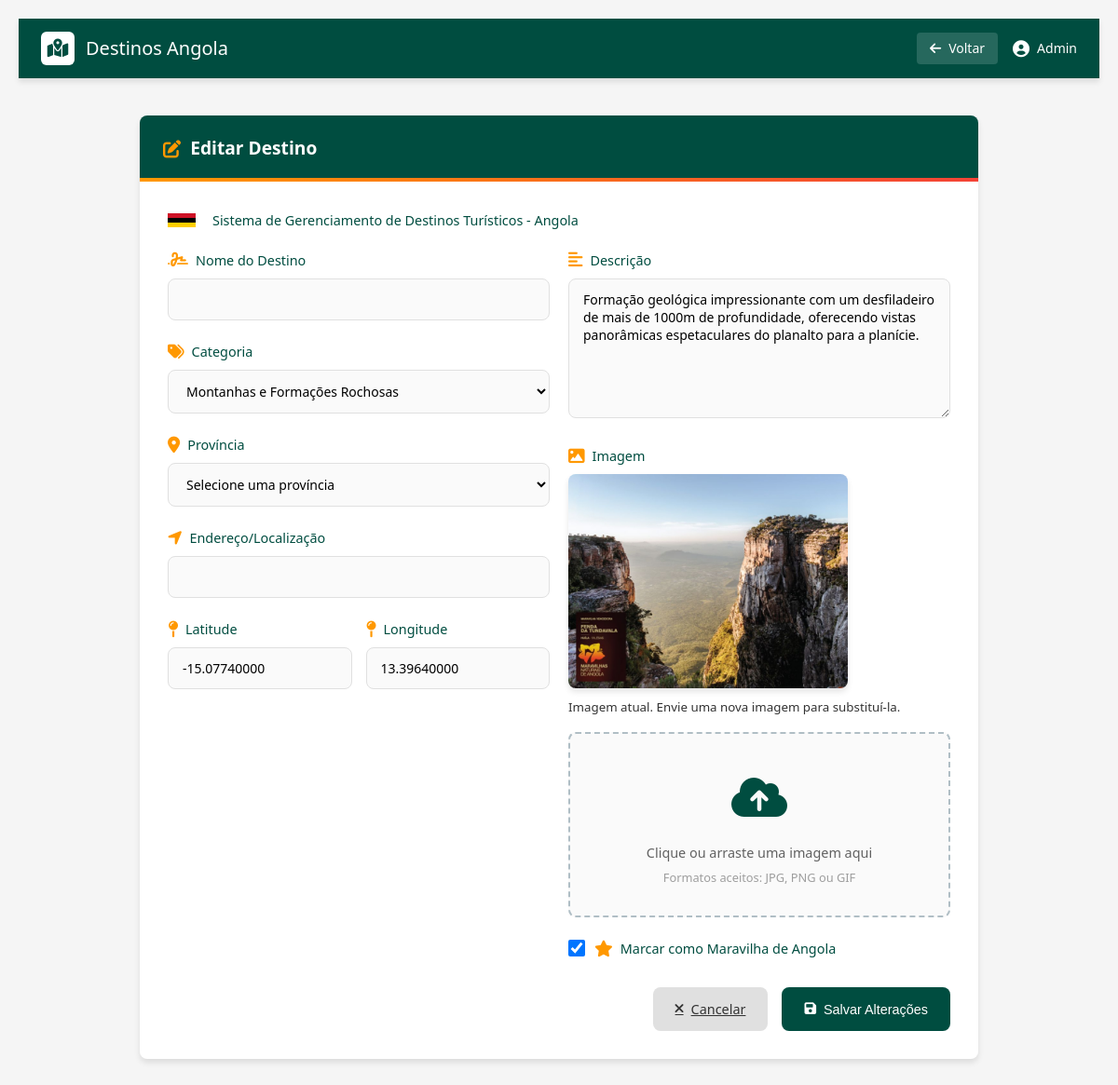
The app's page /admin/editar_destino.php?id=1 with its own data.
### tables this page shows
CREATE TABLE `destinos_turisticos` (
  `id` int(11) NOT NULL,
  `nome_destino` varchar(255) NOT NULL,
  `descricao` text NOT NULL,
  `imagem` varchar(255) NOT NULL,
  `id_categoria` int(11) DEFAULT NULL,
  `is_maravilha` tinyint(1) DEFAULT 0,
  `data_cadastro` timestamp NOT NULL DEFAULT current_timestamp(),
  `id_localizacao` int(11) NOT NULL
);

CREATE TABLE `categorias` (
  `id_categoria` int(11) NOT NULL,
  `nome_categoria` varchar(50) NOT NULL
);

CREATE TABLE `localizacoes` (
  `id_localizacao` int(11) NOT NULL,
  `latitude` decimal(10,8) DEFAULT NULL,
  `longitude` decimal(11,8) DEFAULT NULL,
  `nome_local` varchar(100) NOT NULL DEFAULT 'Local sem nome',
  `id_provincia` int(11) DEFAULT NULL
);

### app/controllers/DestinoController.php (called while the page is built, shortened)
<?php
require_once __DIR__ . '/../../config/database.php';
class DestinoController {
    private $db;
    public function __construct() {
        try {
            $database = new Database();
            $this->db = $database->getConnection();
        } catch (Exception $e) {
            $this->handleError("Erro ao inicializar o controlador de destinos.", $e);
        }
    }
    public function obterDetalhes($id) {
        try {
            $query = "SELECT dt.id, dt.nome_destino, dt.descricao, dt.imagem, dt.is_maravilha,
                             dt.id_categoria, l.nome_local, l.latitude, l.longitude,
                             p.nome_provincia
                      FROM destinos_turisticos dt
                      LEFT JOIN localizacoes l ON dt.id_localizacao = l.id_localizacao
                      LEFT JOIN provincias p ON l.id_provincia = p.id_provincia
                      WHERE dt.id = :id";
            $stmt = $this->db->prepare($query);
            $stmt->bindParam(':id', $id, PDO::PARAM_INT);
            $stmt->execute();
            return $stmt->fetch(PDO::FETCH_ASSOC);
        } catch (PDOException $e) {
            error_log("Erro ao obter detalhes do destino: " . $e->getMessage());
            return false;
        }
    }
    public function obterDestinoCompleto($id) {
        try {
            $destino = $this->obterDetalhes($id);
            $destino['avaliacoes'] = $this->buscarAvaliacoesPorDestino($id);
            $destino['media_avaliacoes'] = $this->calcularMediaAvaliacoes($id);
            $destino['imagens_adicionais'] = $this->obterImagensDestino($id);
            return $destino;
        } catch (Exception $e) {
            $this->handleError("Erro ao obter destino completo.", $e);
            return null;
        }
    }
    public function buscarAvaliacoesPorDestino($idDestino) {
        try {
            $sql = "SELECT a.*, u.nome as nome_usuario
                    FROM avaliacoes a
                    JOIN usuarios u ON a.id_usuario = u.id_usuario
                    WHERE a.id_destino = :id_destino
                    ORDER BY a.data_avaliacao DESC";
            $stmt = $this->db->prepare($sql);
            $stmt->bindParam(':id_destino', $idDestino, PDO::PARAM_INT);
            $stmt->execute();
            return $stmt->fetchAll(PDO::FETCH_ASSOC);
        } catch (Exception $e) {
            $this->handleError("Erro ao buscar avaliações do destino.", $e);
            return [];
        }
    }
    public function obterImagensDestino($idDestino) {
        try {
            $sql = "SELECT caminho_imagem AS caminho FROM imagens WHERE id_destino = :id_destino";
            $stmt = $this->db->prepare($sql);
            $stmt->bindParam(':id_destino', $idDestino, PDO::PARAM_INT);
            $stmt->execute();
            return $stmt->fetchAll(PDO::FETCH_ASSOC);
        } catch (Exception $e) {
            $this->handleError("Erro ao obter imagens do destino.", $e);
            return [];
        }
    }
    public function calcularMediaAvaliacoes($idDestino) {
        try {
            $sql = "SELECT ROUND(AVG(nota), 1) as media_nota
                    FROM avaliacoes
                    WHERE id_destino = :id_destino";
            $stmt = $this->db->prepare($sql);
            $stmt->bindParam(':id_destino', $idDestino, PDO::PARAM_INT);
            $stmt->execute();
            $resultado = $stmt->fetch(PDO::FETCH_ASSOC);
            return $resultado['media_nota'] ?? 0;
        } catch (Exception $e) {
            $this->handleError("Erro ao calcular média de avaliações.", $e);
            return 0;
        }
    }
}

### config/database.php (called while the page is built, shortened)
<?php
class Database {
    private static ?PDO $conn = null;
    private static function getEnv(string $key, string $default = ''): string {
        return $_ENV[$key] ?? getenv($key) ?: $default;
    }
    public static function getConnection(): PDO {
        if (self::$conn === null) {
            try {
                $host = self::getEnv('DB_HOST', 'localhost');
                $db_name = self::getEnv('DB_NAME', 'turismo_angola');
                $username = self::getEnv('DB_USER', 'root');
                $password = self::getEnv('DB_PASS', '');
                $charset = 'utf8mb4';
                $dsn = "mysql:host={$host};dbname={$db_name};charset={$charset}";
                self::$conn = new PDO($dsn, $username, $password, [
                    PDO::ATTR_ERRMODE => PDO::ERRMODE_EXCEPTION,
                    PDO::ATTR_DEFAULT_FETCH_MODE => PDO::FETCH_ASSOC,
                    PDO::ATTR_EMULATE_PREPARES => false,
                ]);
            } catch (Exception $e) {
                error_log("[Erro] Falha na conexão com o banco: " . $e->getMessage());
                throw new Exception("Erro ao conectar ao banco de dados. Verifique as configurações.");
            }
        }
        return self::$conn;
    }
}

### app/controllers/categoriaController.php (called while the page is built, shortened)
<?php
require_once __DIR__ . '/../../config/database.php';
class CategoriaController {
    private $db;
    public function __construct() {
        try {
            $database = new Database();
            $this->db = $database->getConnection();
        } catch (Exception $e) {
            error_log("Erro ao inicializar CategoriaController: " . $e->getMessage());
            throw new Exception("Erro ao inicializar o controlador de categorias.");
        }
    }
    public function listarCategorias() {
        try {
            $sql = "SELECT * FROM categorias ORDER BY nome_categoria ASC";
            $stmt = $this->db->query($sql);
            return $stmt->fetchAll(PDO::FETCH_ASSOC);
        } catch (Exception $e) {
            error_log("Erro ao listar categorias: " . $e->getMessage());
            return [];
        }
    }
}

### admin/editar_destino.php (the view, shortened to what this page needs)
<?php
require_once '../app/controllers/DestinoController.php';
require_once '../app/controllers/CategoriaController.php';
$id = (int)$_GET['id'];
$destinoController = new DestinoController();
$categoriaController = new CategoriaController();
$destino = $destinoController->obterDestinoCompleto($id);
$categorias = $categoriaController->listarCategorias();
?>
<!DOCTYPE html>
<html lang="pt">
<head>
    <link rel="stylesheet" href="https://cdnjs.cloudflare.com/ajax/libs/font-awesome/6.0.0/css/all.min.css">
</head>
<body>
    <div class="top-bar">
        <div class="logo-section">
            <div class="logo-icon">
                <i class="fas fa-map-marked-alt"></i>
            </div>
            <h1>Destinos Angola</h1>
        </div>
        <div class="user-actions">
            <a href="../admin/painel_destinos.php" class="back-btn">
                <i class="fas fa-arrow-left"></i>
                Voltar
            </a>
            <div class="user-info">
                <i class="fas fa-user-circle"></i>
                <span>Admin</span>
            </div>
        </div>
    </div>
    <div class="main-container">
        <div class="form-title">
            <i class="fas fa-edit"></i>
            Editar Destino
        </div>
        <div class="form-container">
            <div class="angola-flag">
                <span class="flag-colors"></span>
                <span>Sistema de Gerenciamento de Destinos Turísticos - Angola</span>
            </div>
            <form action="editar_destino.php?id=<?php echo $id; ?>" method="POST" enctype="multipart/form-data">
                <div class="form-row">
                    <div class="form-column">
                        <div class="form-group">
                            <label for="nome"><i class="fas fa-signature"></i> Nome do Destino</label>
                            <input type="text" id="nome" name="nome" value="<?php echo $destino['nome'] ?? ''; ?>" required>
                        </div>
                        <div class="form-group">
    <label for="categoria"><i class="fas fa-tags"></i> Categoria</label>
    <select id="categoria" name="categoria" required>
        <?php foreach ($categorias as $categoria): ?>
            <option value="<?php echo $categoria['id_categoria'] ?? $categoria['id']; ?>"
                <?php echo (isset($destino['id_categoria']) && $destino['id_categoria'] == ($categoria['id_categoria'] ?? $categoria['id'])) ? 'selected' : ''; ?>>
                <?php echo $categoria['nome_categoria'] ?? $categoria['nome']; ?>
            </option>
        <?php endforeach; ?>
    </select>
</div>
                        <div class="form-group">
    <label for="provincia"><i class="fas fa-map-marker-alt"></i> Província</label>
    <select id="provincia" name="provincia" required>
        <option value="">Selecione uma província</option>
    </select>
</div>
                        <div class="form-group">
                            <label for="localizacao"><i class="fas fa-location-arrow"></i> Endereço/Localização</label>
                            <input type="text" id="localizacao" name="localizacao" value="<?php echo $destino['localizacao_texto'] ?? ''; ?>" required>
                        </div>
                        <div class="coords-container">
                            <div class="form-group">
                                <label for="latitude"><i class="fas fa-map-pin"></i> Latitude</label>
                                <input type="text" id="latitude" name="latitude" value="<?php echo $destino['latitude'] ?? ''; ?>" placeholder="Ex: -8.8383">
                            </div>
                            <div class="form-group">
                                <label for="longitude"><i class="fas fa-map-pin"></i> Longitude</label>
                                <input type="text" id="longitude" name="longitude" value="<?php echo $destino['longitude'] ?? ''; ?>" placeholder="Ex: 13.2344">
                            </div>
                        </div>
                    </div>
                    <div class="form-column">
                        <div class="form-group">
                            <label for="descricao"><i class="fas fa-align-left"></i> Descrição</label>
                            <textarea id="descricao" name="descricao" required><?php echo $destino['descricao'] ?? ''; ?></textarea>
                        </div>
                        <div class="form-group">
    <label><i class="fas fa-image"></i> Imagem</label>
    <?php if (isset($destino['imagem']) && !empty($destino['imagem'])): ?>
        <div class="current-image">
           <img src="../uploads/<?php echo htmlspecialchars($destino['imagem']); ?>" alt="Imagem do destino" class="image-preview">
            <small>Imagem atual. Envie uma nova imagem para substituí-la.</small>
        </div>
    <?php endif; ?>
    <div class="file-upload">
        <div class="upload-icon">
            <i class="fas fa-cloud-upload-alt"></i>
        </div>
        <div class="upload-text">Clique ou arraste uma imagem aqui</div>
        <div class="upload-subtext">Formatos aceitos: JPG, PNG ou GIF</div>
    </div>
</div>
                        <div class="checkbox-container">
                            <input type="checkbox" id="is_maravilha" name="is_maravilha" <?php echo ($destino['is_maravilha'] == 1) ? 'checked' : ''; ?>>
                            <label for="is_maravilha" class="checkbox-label">
                                <i class="fas fa-star"></i> Marcar como Maravilha de Angola
                            </label>
                        </div>
                    </div>
                </div>
                <div class="btn-container">
                    <a href="../admin/painel_destinos.php" class="btn btn-secondary">
                        <i class="fas fa-times"></i> Cancelar
                    </a>
                    <button type="submit" class="btn btn-primary">
                        <i class="fas fa-save"></i> Salvar Alterações
                    </button>
                </div>
            </form>
        </div>
    </div>
</body>
</html>

### records on screen
destinos_turisticos: categoria "Montanhas e Formações Rochosas", latitude "-15.07740000", longitude "13.39640000", descricao "Formação geológica impressionante com um desfiladeiro de mais de 1000m de profundidade, oferecendo vistas panorâmicas espetaculares do planalto para a planície.", imagem (picture), is_maravilha "☑"
